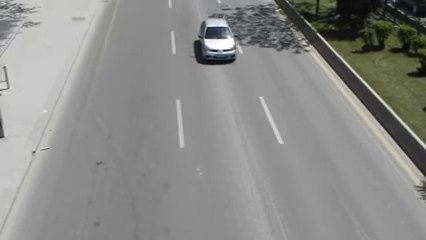
#> input picture frame 221 of Activity_05/traffic.mp4, 426 x 240 px, given in place of the camera
$ jupyter execute Activity_05.ipynb
#> lines starting #> are read from the running program, lines starting #| are printed output that depends on the picture; after the words box and inside, x2 and y2 are one past the last pixel; in counts of white or black regions, pixels touching at a corner belong together
[cell 1]
import numpy as np
import matplotlib.pyplot as plt
import cv2
import thresholding as thresh
from os import path

[cell 2]
def click_and_crop(event, x, y, flags, param):
    global refPt, cropping
    if event == cv2.EVENT_LBUTTONDOWN:
        refPt = [(x, y)]
        cropping = True
    elif event == cv2.EVENT_LBUTTONUP:
        refPt.append((x, y))
        cropping = False
        cv2.rectangle(frame, refPt[0], refPt[1], (0, 0, 255), 2)
        cv2.imshow("image", frame)

[cell 3]
refPt = []
cropping = False
roi_exist = False

cap = cv2.VideoCapture(0)

cv2.namedWindow("image")
cv2.setMouseCallback("image", click_and_crop)
while True:
    ret, frame = cap.read()
#> frame is the input picture: shape (240, 426, 3); mean B, G, R 137.1, 139.5, 139.2
    width = int(cap.get(3))
    height = int(cap.get(4))
    if roi_exist == True:
        image = np.zeros(frame.shape, np.uint8)
        frame_ = cv2.cvtColor(frame, cv2.COLOR_BGR2RGB)
        roi_ = cv2.cvtColor(roi, cv2.COLOR_BGR2RGB)
        img_para = thresh.segment_parametric(frame_,roi_)
        img_thresh = thresh.segment_thresholding(frame_,roi_)

        #denoising
        #img_thresh = cv2.fastNlMeansDenoising(img_thresh, None, 10, 7, 21)
        #img_para = cv2.fastNlMeansDenoising(img_para, None, 10, 7, 21)

        #converting live-video feed to 4 parts
        smaller_frame = cv2.resize(frame, (0,0), fx = 0.5, fy = 0.5)
        smaller_para = cv2.resize(img_para, (0,0), fx = 0.5, fy = 0.5)
        smaller_thresh = cv2.resize(img_thresh, (0,0), fx = 0.5, fy = 0.5)
        smaller_still = cv2.resize(still, (0,0), fx = 0.5, fy = 0.5)

        image[:height//2, :width//2] = smaller_frame
        image[height//2:, :width//2] = smaller_still
        image[:height//2, width//2:] = np.stack((smaller_thresh, smaller_thresh, smaller_thresh), axis=2)
        image[height//2:, width//2:] = np.stack((smaller_para, smaller_para, smaller_para), axis=2)

        font = cv2.FONT_HERSHEY_SIMPLEX
        image = cv2.putText(image, 'Thresholding', (width//2+10, height//2 - 10), font, 1, (255, 0, 0), 2, cv2.LINE_AA)
        image = cv2.putText(image, 'Parametric Segmentation', (width//2+10, height - 10), font, 1, (0, 255, 0), 2, cv2.LINE_AA)
        cv2.imshow("image", image)
    else:
#         plt.imshow(frame)
#         plt.show()
        cv2.imshow("image", frame)

    key = cv2.waitKey(1) & 0xFF
#> (key q is pressed here)
    if len(refPt) == 2 and roi_exist == False:
        image = frame.copy()
        still = frame.copy()
        roi_exist = True
        roi = image[refPt[0][1]:refPt[1][1], refPt[0][0]:refPt[1][0]]
        #cv2.imshow("ROI", roi)
        cv2.imwrite('roi.png', roi)
        #cv2.waitKey(1)
    if key == ord("r"):
        refPt = []
        roi_exist = False
    elif key == ord("q"):
        break

cap.release()
cv2.destroyAllWindows()

[cell 4]
import numpy as np
import cv2 as cv
import argparse

#cap = cv.VideoCapture(0)
cap = cv2.VideoCapture('traffic.mp4')
# params for ShiTomasi corner detection
feature_params = dict( maxCorners = 100, qualityLevel = 0.3, minDistance = 7, blockSize = 7 )
lk_params = dict( winSize  = (15, 15), maxLevel = 2, criteria = (cv.TERM_CRITERIA_EPS | cv.TERM_CRITERIA_COUNT, 10, 0.03))
color = np.random.randint(0, 255, (100, 3))
ret, old_frame = cap.read()
old_gray = cv.cvtColor(old_frame, cv.COLOR_BGR2GRAY)
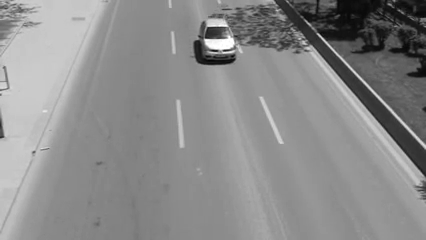
#> old_gray: shape (240, 426); min 5, max 255, mean 139.1
p0 = cv.goodFeaturesToTrack(old_gray, mask = None, **feature_params)
#> p0 = [[205, 41], [207, 26], [228, 35], [233, 56], [226, 24], [236, 47], [304, 41], [6, 85], [196, 39], [278, 8], [220, 51], [394, 1]]
mask = np.zeros_like(old_frame)
while(1):
    ret, frame = cap.read()
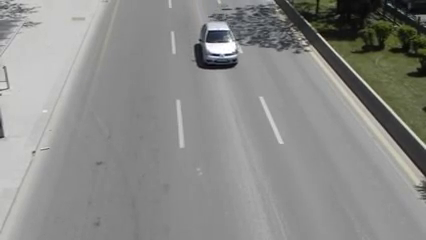
#> input picture frame 222 of Activity_05/traffic.mp4, 426 x 240 px
#> frame is the input picture: shape (240, 426, 3); mean B, G, R 137.1, 139.5, 139.1
    if not ret:
        print('No frames grabbed!')
        break
    frame_gray = cv.cvtColor(frame, cv.COLOR_BGR2GRAY)
    p1, st, err = cv.calcOpticalFlowPyrLK(old_gray, frame_gray, p0, None, **lk_params)
#> p1 = [[205.9, 44.93], [208, 29.47], [229.7, 38.74], [234.7, 60.31], [227.5, 27.45], [237.9, 51.11], [304, 41], [6, 85], [196.6, 42.52], [278, 8], [221.6, 55.29], [393.3, 0.492]]; st = [1, 1, 1, 1, 1, 1, 1, 1, 1, 1, 1, 1]; err = [4.67, 5.26, 9.02, 7.03, 10.7, 13.89, 0, 0, 3.15, 0.117, 7.54, 14.93]
    if p1 is not None:
        good_new = p1[st==1]
#> good_new has the same summary as p1
        good_old = p0[st==1]
#> good_old has the same summary as p0
    for i, (new, old) in enumerate(zip(good_new, good_old)):
        a, b = new.ravel()
        c, d = old.ravel()
        mask = cv.line(mask, (int(a), int(b)), (int(c), int(d)), color[i].tolist(), 2)
        frame = cv.circle(frame, (int(a), int(b)), 5, color[i].tolist(), -1)
#> this loop made 12 passes
#> (a, b, c, d) on passes 1 to 12: (205.9, 44.93, 205, 41), (208, 29.47, 207, 26), (229.7, 38.74, 228, 35), (234.7, 60.31, 233, 56), (227.5, 27.45, 226, 24), (237.9, 51.11, 236, 47), (304, 41, 304, 41), (6, 85, 6, 85), (196.6, 42.52, 196, 39), (278, 8, 278, 8), (221.6, 55.29, 220, 51), (393.3, 0.492, 394, 1)
#> pass 2, `frame = cv.circle(frame, (int(a), int(b)), 5, color[i].tolist(), -1)`:
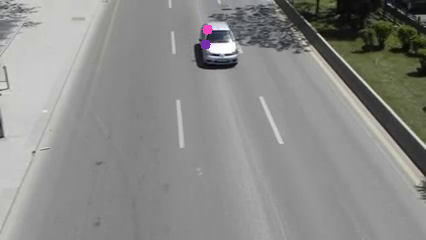
#> frame: shape (240, 426, 3); mean B, G, R 137.2, 139.4, 139.2
#> after the loop:
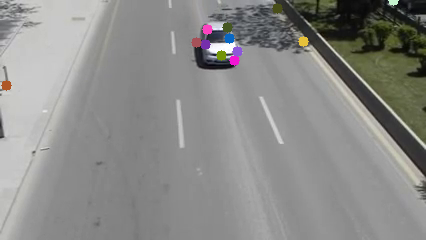
#> frame: shape (240, 426, 3); 0.76% of pixels changed, all inside (x1, y1, x2, y2) = (1, 0, 399, 91)
#> after the loop:
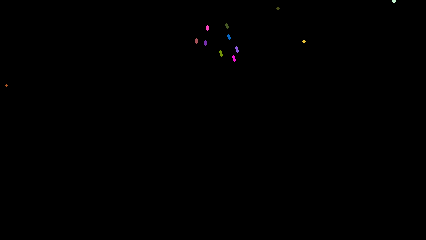
#> mask: shape (240, 426, 3); mean of channels 0, 1, 2 0.2, 0.1, 0.2; drawn as B, G, R
    img = cv.add(frame, mask)
    cv.imshow('frame', img)
    k = cv.waitKey(30) & 0xff
#> (key q is pressed here)
    if k == 27:
        break
    old_gray = frame_gray.copy()
    p0 = good_new.reshape(-1, 1, 2)
#> p0 has the same summary as p1
cv.destroyAllWindows()

[cell 5]
cap = cv.VideoCapture('traffic.mp4')
ret, frame1 = cap.read()
prvs = cv.cvtColor(frame1, cv.COLOR_BGR2GRAY)
hsv = np.zeros_like(frame1)
hsv[..., 1] = 255
while(1):
    ret, frame2 = cap.read()
    if not ret:
        print('No frames grabbed!')
        break
    next = cv.cvtColor(frame2, cv.COLOR_BGR2GRAY)
    flow = cv.calcOpticalFlowFarneback(prvs, next, None, 0.5, 3, 15, 3, 5, 1.2, 0)
    mag, ang = cv.cartToPolar(flow[..., 0], flow[..., 1])
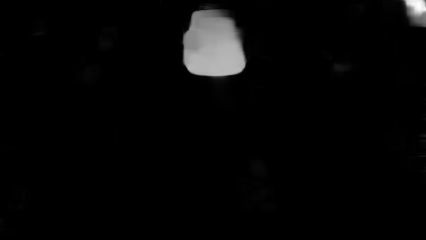
#> mag: shape (240, 426) float32; min 7.42e-15, max 6.5, mean 0.161; drawn with min black and max white
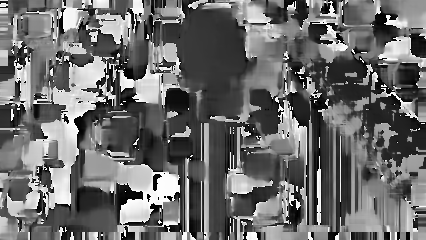
#> ang: shape (240, 426) float32; min 2.52e-05, max 6.28, mean 2.67; drawn with min black and max white
    hsv[..., 0] = ang*180/np.pi/2
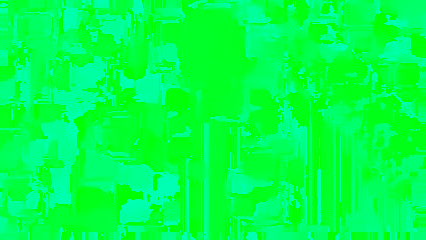
#> hsv: shape (240, 426, 3); mean of channels 0, 1, 2 75.9, 255, 0; drawn as B, G, R
    hsv[..., 2] = cv.normalize(mag, None, 0, 255, cv.NORM_MINMAX)
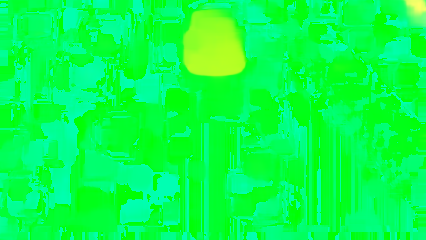
#> hsv: shape (240, 426, 3); 12.95% of pixels changed, all inside (x1, y1, x2, y2) = (0, 0, 426, 236); drawn as B, G, R
    bgr = cv.cvtColor(hsv, cv.COLOR_HSV2BGR)
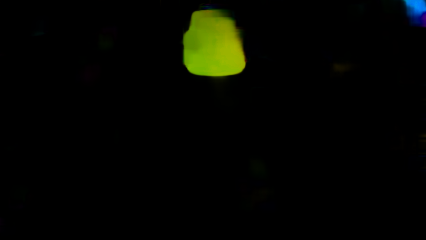
#> bgr: shape (240, 426, 3); mean B, G, R 0.8, 5.7, 4.2
    cv.imshow('frame2', bgr)
    k = cv.waitKey(30) & 0xff
#> (key q is pressed here)
    if k == 27:
        break
    elif k == ord('s'):
        cv.imwrite('opticalfb.png', frame2)
        cv.imwrite('opticalhsv.png', bgr)
    prvs = next
cv.destroyAllWindows()

[cell 6]
import cv2

# Load the cascade
#face_cascade = cv2.CascadeClassifier('haarcascade_frontalface_default.xml')
face_cascade = cv2.CascadeClassifier(cv2.data.haarcascades + "haarcascade_frontalface_default.xml")

# To capture video from webcam.
cap = cv2.VideoCapture(0)
# To use a video file as input
# cap = cv2.VideoCapture('filename.mp4')

while True:
    # Read the frame
    _, img = cap.read()
    # Convert to grayscale
    gray = cv2.cvtColor(img, cv2.COLOR_BGR2GRAY)
    # Detect the faces
    faces = face_cascade.detectMultiScale(gray, 1.1, 4)
#> faces = ()
    # Draw the rectangle around each face
    for (x, y, w, h) in faces:
        cv2.rectangle(img, (x, y), (x+w, y+h), (255, 0, 0), 2)
#> this loop made 0 passes
    # Display
    cv2.imshow('img', img)
    # Stop if escape key is pressed
    k = cv2.waitKey(30) & 0xff
#> (key q is pressed here)
    if k==27:
        break
# Release the VideoCapture object
cap.release()

$ run again, starting later in the video
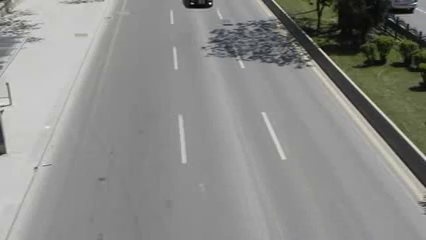
#> input picture frame 994 of Activity_05/traffic.mp4, 426 x 240 px, given in place of the camera
#> frame is the input picture: shape (240, 426, 3); mean B, G, R 136.6, 139.4, 139
#> `p0 = cv.goodFeaturesToTrack(old_gray, mask = None, **feature_params)`: p0 = [[210, 1], [4, 151], [414, 7], [305, 55], [396, 17], [9, 103]]
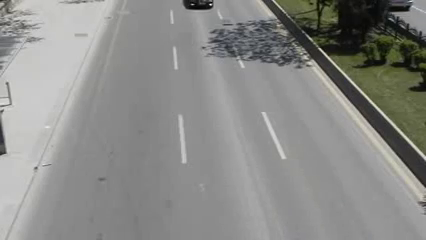
#> input picture frame 995 of Activity_05/traffic.mp4, 426 x 240 px
#> frame is the input picture: shape (240, 426, 3); mean B, G, R 136.6, 139.5, 139.1
#> p1 = [[210.5, 2.18], [4, 150.9], [409.8, 4.59], [305, 54.76], [393.1, 14.84], [8.93, 102.7]]; st = [1, 1, 1, 1, 1, 1]; err = [15.34, 1.02, 8.56, 5.07, 17.79, 2.77]
#> good_new has the same summary as p1
#> good_old has the same summary as p0
#> the loop `for i, (new, old) in enumerate(zip(good_new, good_old)):` made 6 passes
#> (a, b, c, d) on passes 1 to 6: (210.5, 2.18, 210, 1), (4, 150.9, 4, 151), (409.8, 4.59, 414, 7), (305, 54.76, 305, 55), (393.1, 14.84, 396, 17), (8.93, 102.7, 9, 103)
#> `p0 = good_new.reshape(-1, 1, 2)`: p0 has the same summary as p1
#> `bgr = cv.cvtColor(hsv, cv.COLOR_HSV2BGR)`:
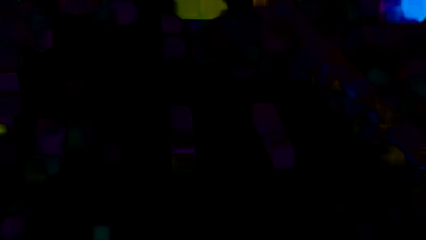
#> bgr: shape (240, 426, 3); mean B, G, R 4.2, 1.5, 1.9
#> faces = ()

$ run again, starting later in the video
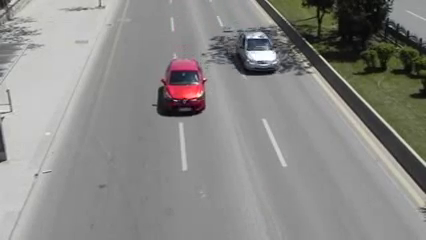
#> input picture frame 1768 of Activity_05/traffic.mp4, 426 x 240 px, given in place of the camera
#> frame is the input picture: shape (240, 426, 3); mean B, G, R 135.3, 137.8, 138.7
#> `p0 = cv.goodFeaturesToTrack(old_gray, mask = None, **feature_params)`: p0 = 25 rows, first 8: [246, 39], [247, 53], [201, 81], [273, 52], [306, 62], [4, 158], [194, 79], [202, 94]
#> p1 = 25 rows, first 8: [249.2, 43.58], [250.3, 58.04], [201.5, 86.11], [277.6, 56.66], [306, 61.95], [3.98, 157.9], [194.4, 84.05], [202.7, 99.8]; st = 25 values from 1 to 1; err = 25 values, max 28.32 at index 13, min 0 at index 11, mean 5.22
#> good_new = 25 pairs, first value 3.98 to 421, second value 4 to 157.9
#> good_old = 25 pairs, first value 4 to 421, second value 4 to 158
#> the loop `for i, (new, old) in enumerate(zip(good_new, good_old)):` made 25 passes
#> (a, b, c, d) on passes 1 to 8: (249.2, 43.58, 246, 39), (250.3, 58.04, 247, 53), (201.5, 86.11, 201, 81), (277.6, 56.66, 273, 52), (306, 61.95, 306, 62), (3.98, 157.9, 4, 158), (194.4, 84.05, 194, 79), (202.7, 99.8, 202, 94)
#> `p0 = good_new.reshape(-1, 1, 2)`: p0 has the same summary as p1
#> `bgr = cv.cvtColor(hsv, cv.COLOR_HSV2BGR)`:
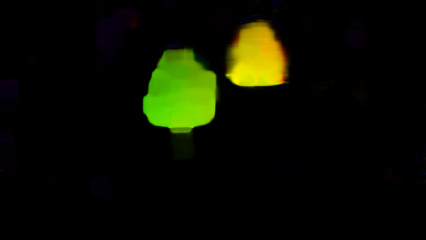
#> bgr: shape (240, 426, 3); mean B, G, R 0.5, 14.1, 10.9
#> faces = ()
